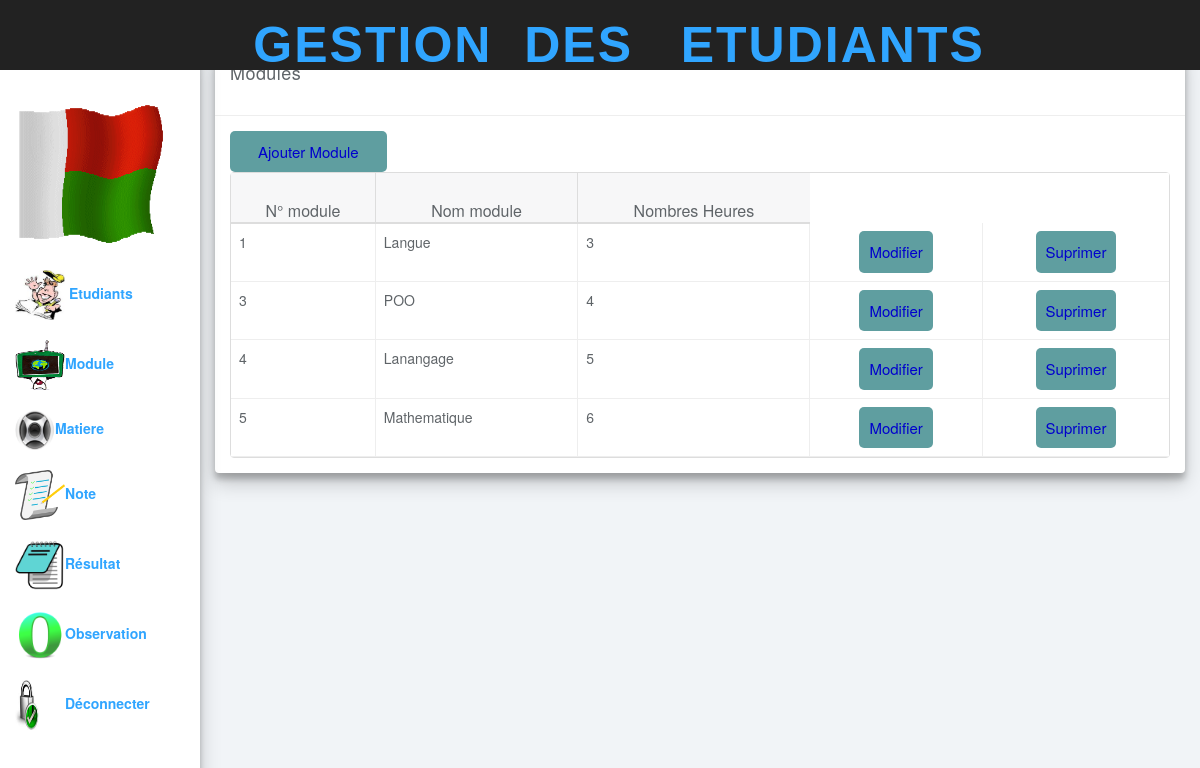
Page /aff_module.php (signed in) on the committed database.
### tables this page shows
CREATE TABLE `module` (
  `Num_Module` int(11) NOT NULL,
  `Nom_Module` varchar(20) NOT NULL,
  `Nb_Heures` varchar(20) NOT NULL
);

### tableau_module.php (the view, shortened to what this page needs)
<!DOCTYPE html>
<html>
<link rel="stylesheet" href="modifierModule.css">
<div class="row">
			<div class="col-lg-12">
				<div class="panel panel-default" style=" box-shadow: 0 10px 20px rgba(0,0,0,0.19), 0 6px 6px rgba(0,0,0,0.23);">
					<div class="panel-heading">Modules</div>
					<div class="panel-body">
					<span><a href="ajouter_mod.php" class="btn btn-info col-xs-6 col-sm-4 col-lg-2" >Ajouter Module</a></span>
						<table data-toggle="table"   data-search="true"  data-pagination="true"  >
						    <thead>
						    <tr>
						        <th  data-sortable="true" ><center>N° module</center></th>
						        <th   data-sortable="true"><center>Nom module</center></th>
						        <th data-sortable="true"><center>Nombres Heures</center></th>
							</tr>
						    </thead>
							<tbody>
							<?php
							$q =  "select * from module";
							$r = $db -> query($q) ;
							while ($c = $r -> fetch())
							{
							?>
							<tr>
							<td>
							<?php echo $c['Num_Module'] ; ?>
							</td>
							<td>
							<?php echo $c['Nom_Module']; ?>
							</td>
							<td>
							<?php echo $c['Nb_Heures'] ; ?>
							</td>
							<td style = "text-align:center;">
							<?php
						      echo "<a href=\"modifier_module.php?id=".$c['Num_Module']."\" class=\"btn\">Modifier</span>" ;
							?>
							</td>
							<td style = "text-align:center;">
							<?php
							 echo "<a href=\"supprimer_module.php?id=".$c['Num_Module']."\" class=\"btn\">Suprimer</span>" ;
							?>
							</td>
							</tr>
							<?php
							}
							?>
							</tbody>
						</table>
				</div>
			</div>
		</div>
	</html>

### css/styles.css (style rules this page uses)
body { background: #f1f4f7; padding-top: 50px; color: #5f6468; }
a, a:hover, a:focus { color: #30a5ff; }
.panel { border: 0; }
.panel-heading { font-size: 18px; font-weight: 300; letter-spacing: 0.025em; height: 66px; }
.panel-default .panel-heading { background: #fff; border-bottom: 1px solid #eee; color: #5f6468; }
.table { background: #fff; }
.fixed-table-container thead th { background: #f7f7f8; border-color: #ddd; color: #5f6468; font-weight: 300; font-size: 16px; }
.fixed-table-container tbody td { border: 1px solid #eee; }
.fixed-table-container tbody td:last-child { border-right: none; }
.table>thead>tr>th { border-bottom: 1px solid #e6e7e8; vertical-align: middle; height: 50px; }

### headers.css (style rules this page uses)
.css2 { background-color:url('bg-1.jpg') no-repeat center center fixed; }

### modifierModule.css (style rules this page uses)
.btn { padding: 10px; font-size: 15px; color: mediumblue; background: #5F9EA0; border: none; border-radius: 5px; }

### rows in the picture
module: Num_Module "1", Nom_Module "Langue", Nb_Heures "3"
module: Num_Module "3", Nom_Module "POO", Nb_Heures "4"
module: Num_Module "4", Nom_Module "Lanangage", Nb_Heures "5"
module: Num_Module "5", Nom_Module "Mathematique", Nb_Heures "6"
